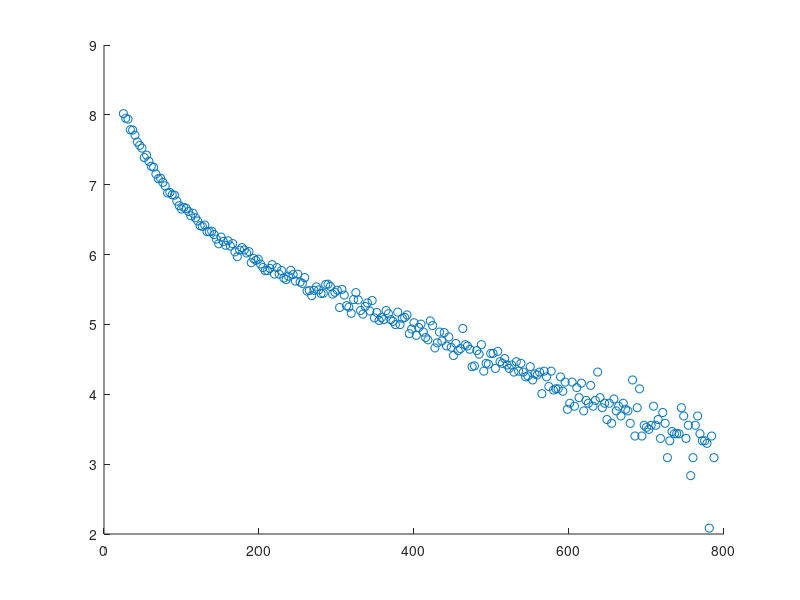
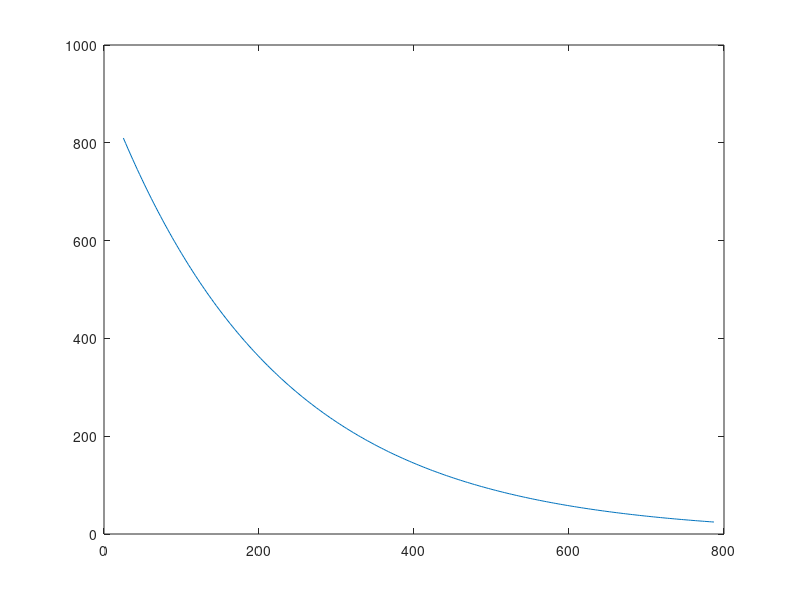
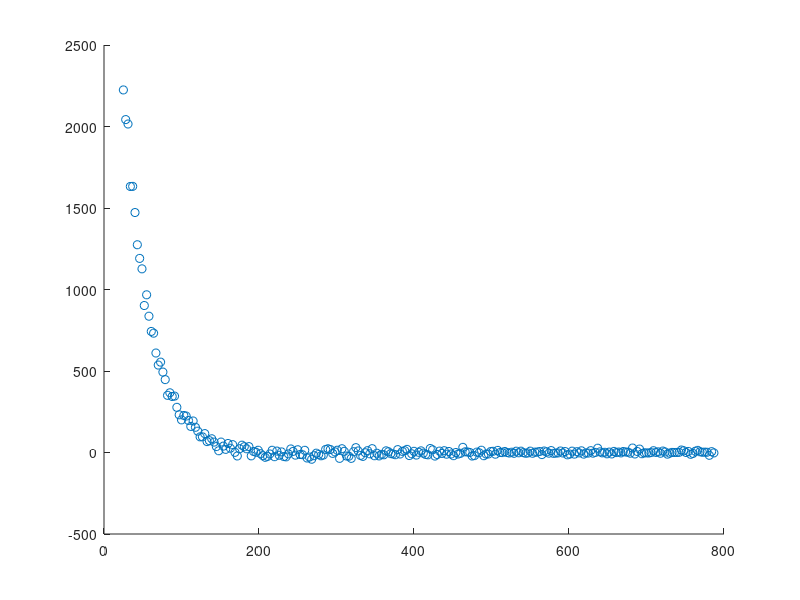

The MATLAB source for these figures, in order:
clear all
close all
load('silver.dat')
br = 9.32; %background radiation in bq
co = 37;
silver(:,2) = silver(:,2) - br * 3; %Activity from silver samples
silverlog1 = log(silver(:,2)); %logaritmized activity
figure(1);
scatter(silver(:,1), silverlog1) %plot of logaritmic activity over time

fit1 = polyfit(silver(co:end, 1), log(silver(co:end,2)), 1); %gives ln(A) = ln(A0) - labda*t

%ln(A0) = 7.2655 - 6.7577, -lambda*t = -0.0052 - -0.0045
silver1 = exp(silver(:,1) * fit1(1)) * exp(fit1(2)); %activity for long decay silver A = A0*e^(-lambda*t)
figure(2);
plot(silver(:,1), (silver1));

silver2 = (silver(:,2)) - (silver1); %approximation for quick decay silver
figure(3); 
scatter(silver(:,1), (silver2))


fit2 = polyfit(silver(1:co,1), log(silver2(1:co)),1); %fit for quick decay silver
%ln(A0) = 1.5415, -lambda*t = -0.0114
A01 = exp(fit1(2));
A02 = exp(fit2(2));
lambda1 = -fit1(1);
lambda2 = -fit2(1);
T1 = (log(2) / lambda1);
T2 = (log(2) / lambda2);


%% del 2
clear all
close all
t = 1E-3; %thickness of protective plates in m
conf95 = 12.71; %number of standard deviations from t-table for two tailed confidence interval of 95%
conf60 = 1.376; %number of standard deviations from t-table for two tailed confidence interval of 60%
conf70 = 1.963; %number of standard deviations from t-table for two tailed confidence interval of 70%
conf80 = 3.078; %number of standard deviations from t-table for two tailed confidence interval of 80%
Ma = 6.022E23; %Avogadros number
Np = 17836 - 9.32*120; %number of decays without plates
Na = 18253 - 9.32*120; %number of decays with aluminum plates
Nc = 2389 - 9.32*120; %number of decays with cadmium plates
nc = 8.65E3*Ma/0.112411; %number of cadmium particles per m^3
na = 2.7E3*Ma/0.02698; %number of aluminum particles per m^3
csa = -log(Na/Np)/(na*t); %cross section for aluminum m^2/particle
csc = -log(Nc/Np)/(nc*t); %cross section for cadmium m^2/particle

stda = sqrt(Na); %standard deviation of decays with aluminium plates
stdc = sqrt(Nc); %standard deviation of decays with cadmium plates
stdp = sqrt(Np); %standard deviation of decays with no plates

Np2max = Np + conf95*stdp; %Maximum decays no plates 95%conf
Np2min = Np - conf95*stdp; %Minimum decays no plates 95%conf
Na2min = Na - conf95*stda; %Minimum decays aluminium plates 95%conf
Na2max = Na + conf95*stda; %Maximum decays aluminium plates 95%conf
Nc2min = Nc - conf95*stdc; %Minimum decays cadmium plates 95%conf
Nc2max = Nc + conf95*stdc; %Maximum decays cadmium plates 95%conf

csa2min = -log(Na2max/Np2min)/(na*t); %minimizes cross section for aluminium
csa2max = -log(Na2min/Np2max)/(na*t); %maximizes cross section for aluminium
csc2min = -log(Nc2max/Np2min)/(nc*t); %minimizes cross section for cadmium
csc2max = -log(Nc2min/Np2max)/(nc*t); %maximizes cross section for aluminium







